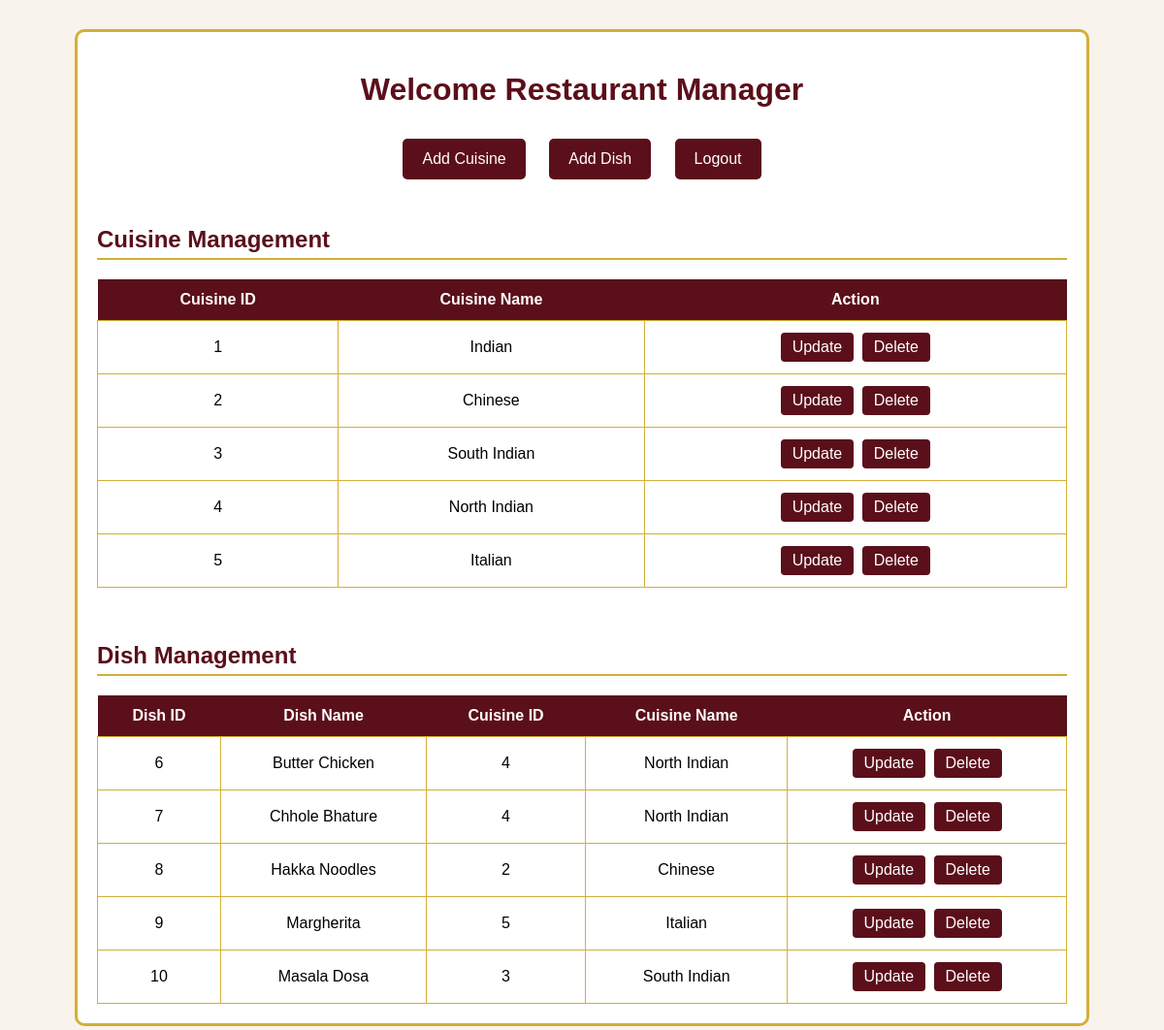
The page /adminpanel.php (signed in) on the database its author committed.
### tables this page shows
CREATE TABLE `categories` (
  `cuisineid` int(11) NOT NULL,
  `cuisinename` varchar(100) NOT NULL
);

CREATE TABLE `dishes` (
  `dishid` int(11) NOT NULL,
  `dishname` varchar(100) NOT NULL,
  `dishcuisine` int(11) NOT NULL,
  `price` int(5) NOT NULL,
  `image` varchar(255) NOT NULL DEFAULT ''
);

### adminpanel.php (the view, shortened to what this page needs)
<?php
include("config.php");
$cuisinequery="SELECT * FROM categories";
$cuisineresult=mysqli_query($conn,$cuisinequery);
$dishquery="SELECT *
            FROM dishes, categories
            WHERE dishes.dishcuisine=categories.cuisineid";
$dishresult=mysqli_query($conn,$dishquery);
?>
<!DOCTYPE html>
<html>
<head>
<link rel="stylesheet" href="style.css">
</head>
<body>
<div class="admin-container">
<h1>Welcome <?php echo $_SESSION['adminname']; ?></h1>
<div class="admin-menu">
<a href="addcuisine.php">Add Cuisine</a>
<a href="adddish.php">Add Dish</a>
<a href="logout.php">Logout</a>
</div>
<br>
<h2>Cuisine Management</h2>
<table>
<tr>
    <th>Cuisine ID</th>
    <th>Cuisine Name</th>
    <th>Action</th>
</tr>
<?php
while($row=mysqli_fetch_assoc($cuisineresult))
{
?>
<tr>
    <td><?php echo $row['cuisineid']; ?></td>
    <td><?php echo $row['cuisinename']; ?></td>
    <td>
        <a class="action-btn"
        href="updatecuisine.php?id=<?php echo $row['cuisineid']; ?>">
        Update
        </a>
        <a class="action-btn"
        href="deletecuisine.php?id=<?php echo $row['cuisineid']; ?>"
        onclick="return confirm('Delete this cuisine?')">
        Delete
        </a>
    </td>
</tr>
<?php
}
?>
</table>
<br><br>
<h2>Dish Management</h2>
<table>
<tr>
    <th>Dish ID</th>
    <th>Dish Name</th>
    <th>Cuisine ID</th>
    <th>Cuisine Name</th>
    <th>Action</th>
</tr>
<?php
while($row=mysqli_fetch_assoc($dishresult))
{
?>
<tr>
    <td><?php echo $row['dishid']; ?></td>
    <td><?php echo $row['dishname']; ?></td>
    <td><?php echo $row['cuisineid']; ?></td>
    <td><?php echo $row['cuisinename']; ?></td>
    <td>
        <a class="action-btn"
        href="updatedish.php?id=<?php echo $row['dishid']; ?>">
        Update
        </a>
        <a class="action-btn"
        href="deletedish.php?id=<?php echo $row['dishid']; ?>"
        onclick="return confirm('Delete this dish?')">
        Delete
        </a>
    </td>
</tr>
<?php
}
?>
</table>
</div>
</body>
</html>

### style.css (style rules this page uses)
body { background:#F8F4EC; font-family:Arial, Helvetica, sans-serif; }
h1 { text-align:center; color:#5B0F1A; }
a { color:#5B0F1A; text-decoration:none; }
h2 { color:#5B0F1A; border-bottom:2px solid #D4AF37; padding-bottom:5px; }
table { width:100%; border-collapse:collapse; background:white; }
table th { background:#5B0F1A; color:white; padding:12px; }
table td { padding:10px; border:1px solid #D4AF37; text-align:center; }
.action-btn { background:#5B0F1A; color:white; padding:6px 12px; text-decoration:none; border-radius:4px; margin:2px; display:inline-block; }
.admin-container { width:90%; max-width:1000px; margin:30px auto; background:white; padding:20px; border:3px solid #D4AF37; border-radius:10px; }
.admin-menu { text-align:center; }
.admin-menu a { display:inline-block; margin:10px; padding:12px 20px; background:#5B0F1A; color:white; text-decoration:none; border-radius:5px; }
html { scroll-behavior:smooth; }

### rows shown on the page
categories: cuisineid "1", cuisinename "Indian"
categories: cuisineid "2", cuisinename "Chinese"
categories: cuisineid "3", cuisinename "South Indian"
categories: cuisineid "4", cuisinename "North Indian"
categories: cuisineid "5", cuisinename "Italian"
dishes: dishid "6", dishname "Butter Chicken", dishcuisine.cuisineid "4", dishcuisine.cuisinename "North Indian"
dishes: dishid "7", dishname "Chhole Bhature", dishcuisine.cuisineid "4", dishcuisine.cuisinename "North Indian"
dishes: dishid "8", dishname "Hakka Noodles", dishcuisine.cuisineid "2", dishcuisine.cuisinename "Chinese"
dishes: dishid "9", dishname "Margherita", dishcuisine.cuisineid "5", dishcuisine.cuisinename "Italian"
dishes: dishid "10", dishname "Masala Dosa", dishcuisine.cuisineid "3", dishcuisine.cuisinename "South Indian"

### other values the page prints
$_SESSION['adminname'] "Restaurant Manager"
